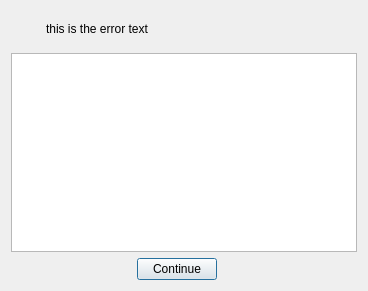
<?xml version="1.0" encoding="UTF-8"?>
<ui version="4.0">
 <class>longTextDialog_q</class>
 <widget class="QDialog" name="longTextDialog_q">
  <property name="geometry">
   <rect>
    <x>0</x>
    <y>0</y>
    <width>368</width>
    <height>291</height>
   </rect>
  </property>
  <property name="windowTitle">
   <string>longTextDialog_q</string>
  </property>
  <layout class="QGridLayout">
   <property name="margin" stdset="0">
    <number>11</number>
   </property>
   <item row="2" column="2">
    <widget class="QPushButton" name="closeBtn">
     <property name="text">
      <string>Continue</string>
     </property>
    </widget>
   </item>
   <item row="1" column="0" colspan="4">
    <widget class="QTextBrowser" name="dlgLongText"/>
   </item>
   <item row="2" column="3">
    <spacer>
     <property name="orientation">
      <enum>Qt::Orientation::Horizontal</enum>
     </property>
     <property name="sizeType">
      <enum>QSizePolicy::Policy::Expanding</enum>
     </property>
     <property name="sizeHint" stdset="0">
      <size>
       <width>100</width>
       <height>20</height>
      </size>
     </property>
    </spacer>
   </item>
   <item row="2" column="0" colspan="2">
    <spacer>
     <property name="orientation">
      <enum>Qt::Orientation::Horizontal</enum>
     </property>
     <property name="sizeType">
      <enum>QSizePolicy::Policy::Expanding</enum>
     </property>
     <property name="sizeHint" stdset="0">
      <size>
       <width>120</width>
       <height>20</height>
      </size>
     </property>
    </spacer>
   </item>
   <item row="0" column="0">
    <widget class="QFrame" name="frame4">
     <property name="sizePolicy">
      <sizepolicy hsizetype="Fixed" vsizetype="Fixed">
       <horstretch>0</horstretch>
       <verstretch>0</verstretch>
      </sizepolicy>
     </property>
     <property name="frameShape">
      <enum>QFrame::Shape::NoFrame</enum>
     </property>
     <property name="frameShadow">
      <enum>QFrame::Shadow::Raised</enum>
     </property>
     <layout class="QGridLayout">
      <property name="margin" stdset="0">
       <number>11</number>
      </property>
      <item row="0" column="0">
       <widget class="QLabel" name="icn">
        <property name="pixmap">
         <pixmap resource="MainRes.qrc">:/Icons/warning.png</pixmap>
        </property>
        <property name="scaledContents">
         <bool>true</bool>
        </property>
        <property name="wordWrap">
         <bool>false</bool>
        </property>
       </widget>
      </item>
     </layout>
    </widget>
   </item>
   <item row="0" column="1" colspan="3">
    <widget class="QLabel" name="dlgText">
     <property name="sizePolicy">
      <sizepolicy hsizetype="Expanding" vsizetype="Preferred">
       <horstretch>0</horstretch>
       <verstretch>0</verstretch>
      </sizepolicy>
     </property>
     <property name="text">
      <string>this is the error text</string>
     </property>
     <property name="scaledContents">
      <bool>true</bool>
     </property>
     <property name="wordWrap">
      <bool>false</bool>
     </property>
    </widget>
   </item>
  </layout>
 </widget>
 <layoutdefault spacing="6" margin="11"/>
 <tabstops>
  <tabstop>dlgLongText</tabstop>
  <tabstop>closeBtn</tabstop>
 </tabstops>
 <resources>
  <include location="MainRes.qrc"/>
 </resources>
 <connections>
  <connection>
   <sender>closeBtn</sender>
   <signal>clicked()</signal>
   <receiver>longTextDialog_q</receiver>
   <slot>accept()</slot>
   <hints>
    <hint type="sourcelabel">
     <x>20</x>
     <y>20</y>
    </hint>
    <hint type="destinationlabel">
     <x>20</x>
     <y>20</y>
    </hint>
   </hints>
  </connection>
 </connections>
</ui>
